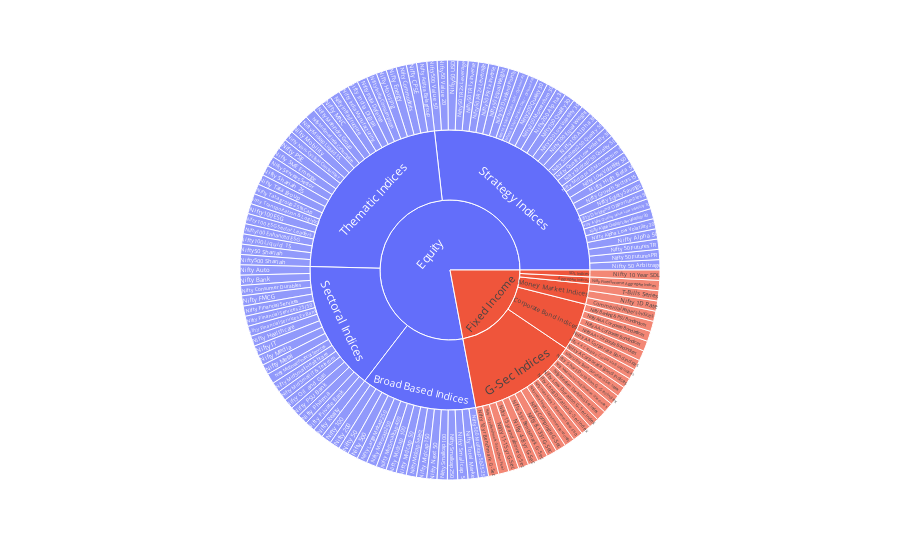

Notebook code cell kept with this figure:
### Code cell
# default chart

fig = px.sunburst(df, path=['Category', 'SubCategory', 'IndexName'], maxdepth = 3)
fig.show()

### Figure 1 — Plotly figure (JSON) as saved in the notebook; plotly's stock layout.template omitted (floating-point values rounded to 4 significant figures; data arrays with more than 128 entries replaced by an {"elided": "..."} marker saying what was removed)
{"data": [{"branchvalues": "total", "domain": {"x": [0, 1], "y": [0, 1]}, "hovertemplate": "labels=%{label}<br>count=%{value}<br>parent=%{parent}<br>id=%{id}<extra></extra>", "ids": {"elided": "138 str values"}, "labels": {"elided": "138 str values"}, "maxdepth": 3, "name": "", "parents": {"elided": "138 str values"}, "type": "sunburst", "values": {"elided": "138 int values"}}], "layout": {"legend": {"tracegroupgap": 0}, "margin": {"t": 60}}}
